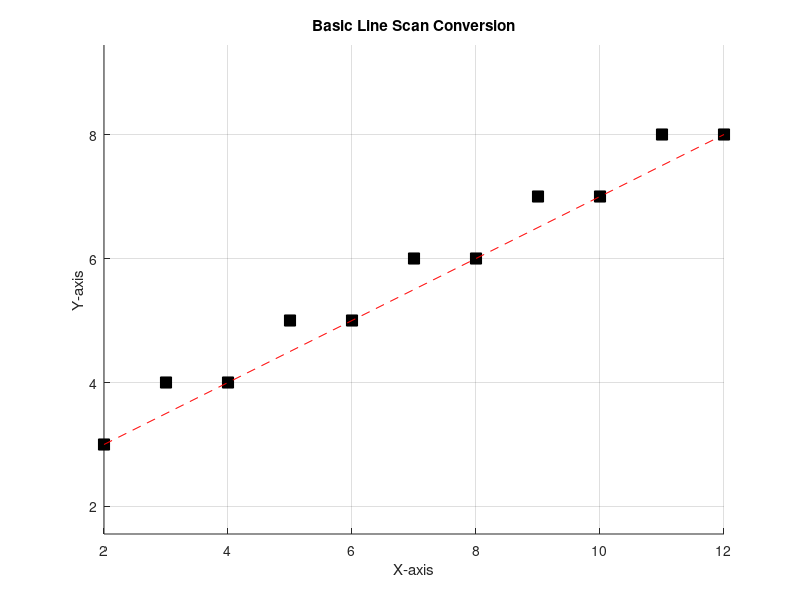

This chart was generated by the following MATLAB code: (Note: this script raises an error after producing the figure.)
clc; clear; close all;

X_START = 2; Y_START = 3;
X_END = 12; Y_END = 8;

X_VALS = [X_START X_END];
Y_VALS = [Y_START Y_END];

figure;
hold on;
grid on;
axis equal;
title('Basic Line Scan Conversion');
xlabel('X-axis'); ylabel('Y-axis');

for X = X_START:X_END
    Y = round(Y_START + (Y_END - Y_START) * (X - X_START) / (X_END - X_START));
    plot(X, Y, 'ks', 'MarkerSize', 8, 'MarkerFaceColor', 'k');
end

plot(X_VALS, Y_VALS, 'r--');A
